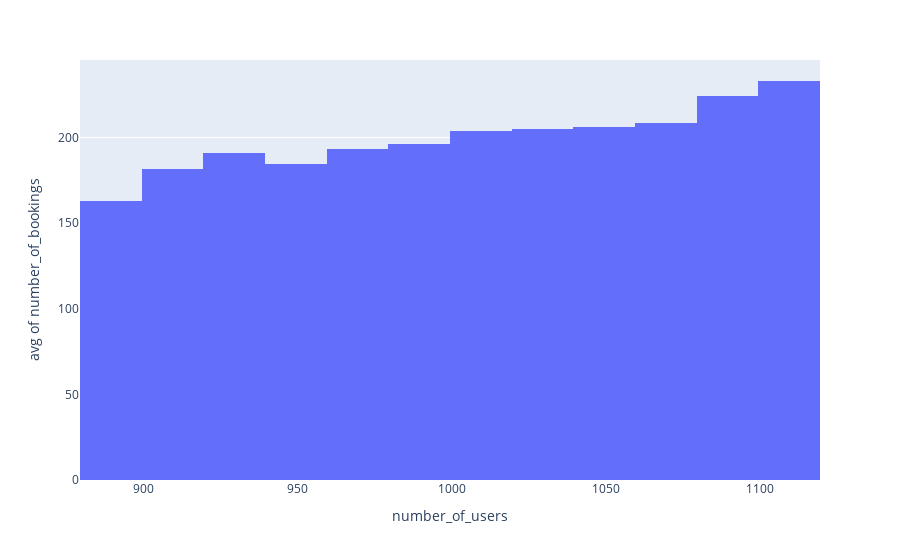

Notebook source saved alongside this figure:
### Markdown cell above
#### Choosing the aggregation function

Suppose we now want to see the average number of bookings vs the number of users (if everything works well, we should see a trend, the higher the number of users, then the higher the number of bookings). We can do this by setting the variable to use in the y axis with the ```y``` argument and we can choose the aggregation function with the ```histfunc``` argument. This is how it will look like:

### Code cell
fig = px.histogram(data_users_dict, x="number_of_users", y='number_of_bookings', histfunc='avg')
fig.show()

### Figure 1 — Plotly figure (JSON) as saved in the notebook; plotly's stock layout.template omitted (floating-point values rounded to 4 significant figures)
{"data": [{"alignmentgroup": "True", "bingroup": "x", "histfunc": "avg", "hovertemplate": "number_of_users=%{x}<br>avg of number_of_bookings=%{y}<extra></extra>", "legendgroup": "", "marker": {"color": "#636efa", "pattern": {"shape": ""}}, "name": "", "offsetgroup": "", "orientation": "v", "showlegend": false, "type": "histogram", "x": [1070, 970, 975, 890, 1004, 975, 945, 914, 1098, 1015, 1027, 978, 1004, 1055, 1018, 1021, 1033, 1008, 934, 919, 1013, 1038, 1070, 937, 900, 1011, 1067, 911, 1011, 999, 1012, 950, 1014, 1016, 1038, 897, 1007, 1111, 952, 927, 974, 984, 1002, 1102, 970, 1046, 923, 964, 949, 1007, 1028, 926, 1038, 1055, 999, 988, 1015, 1089, 948, 985, 1056, 967, 935, 996, 983, 1068, 991, 1012, 1070, 971, 953, 911, 984, 992, 1041, 1038, 1040, 1022, 971, 1032, 1016, 962, 962, 1028, 972, 1083, 888, 962, 947, 1028, 920, 1026, 930, 994, 993, 1001, 1017, 1056, 885, 982, 1070, 1030, 977, 980, 1005, 986, 992, 939, 1019, 962, 934, 985, 996, 925, 1045, 974, 1008, 1008, 975, 956], "xaxis": "x", "y": [205, 180, 208, 176, 214, 186, 180, 172, 225, 209, 211, 189, 199, 203, 202, 200, 201, 204, 162, 185, 193, 207, 197, 196, 181, 211, 184, 189, 228, 187, 198, 193, 197, 206, 215, 163, 192, 234, 185, 217, 201, 209, 220, 232, 184, 197, 195, 192, 185, 198, 212, 191, 186, 213, 171, 204, 203, 229, 194, 189, 218, 193, 196, 202, 208, 213, 189, 205, 220, 194, 173, 181, 211, 202, 228, 205, 198, 189, 207, 205, 214, 183, 179, 210, 194, 219, 170, 196, 193, 204, 183, 217, 195, 205, 216, 198, 193, 201, 142, 195, 233, 205, 200, 191, 224, 185, 196, 201, 207, 190, 186, 167, 210, 178, 191, 217, 194, 184, 188, 173], "yaxis": "y"}], "layout": {"barmode": "relative", "legend": {"tracegroupgap": 0}, "margin": {"t": 60}, "xaxis": {"anchor": "y", "domain": [0, 1], "title": {"text": "number_of_users"}}, "yaxis": {"anchor": "x", "domain": [0, 1], "title": {"text": "avg of number_of_bookings"}}}}
